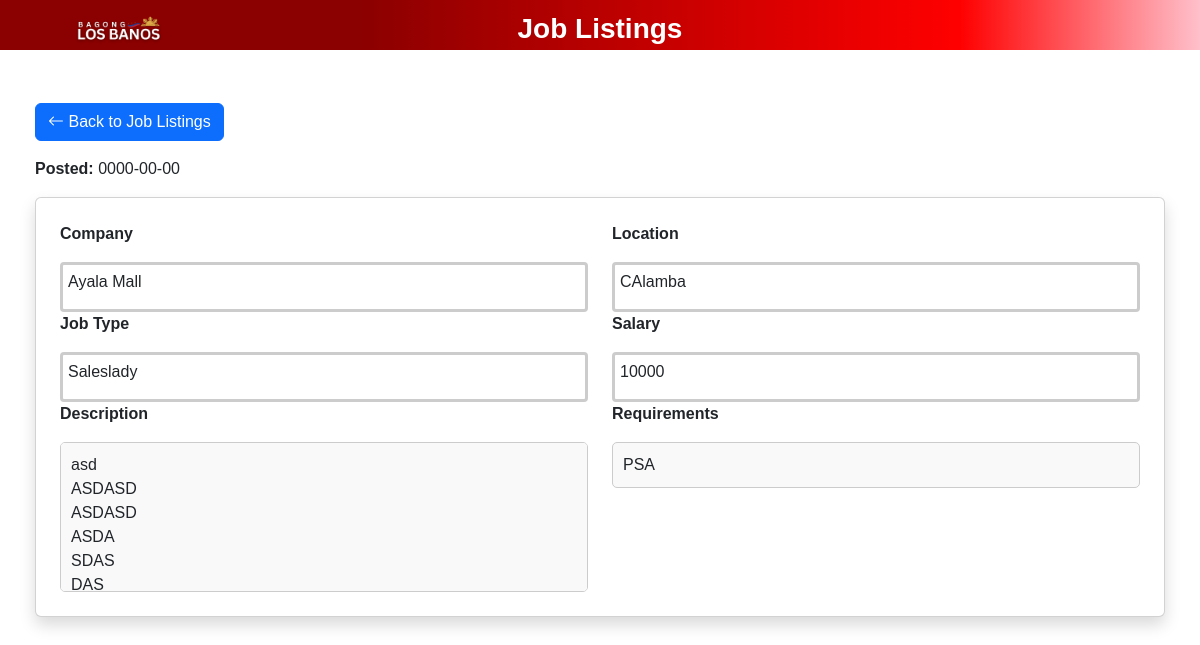
The page /jobdetails.php?id=1 on the database its author committed.
### tables this page shows
CREATE TABLE `job_post` (
  `id` int(255) NOT NULL,
  `employer_id` int(255) NOT NULL,
  `job_title` varchar(255) NOT NULL,
  `company_name` varchar(255) NOT NULL,
  `job_type` varchar(255) NOT NULL,
  `salary` varchar(255) NOT NULL,
  `job_description` varchar(255) NOT NULL,
  `selected_option` varchar(255) NOT NULL,
  `vacant` int(255) NOT NULL,
  `requirement` varchar(255) NOT NULL,
  `work_location` varchar(255) NOT NULL,
  `education` varchar(255) NOT NULL,
  `remarks` varchar(255) NOT NULL,
  `date_posted` date NOT NULL,
  `is_active` tinyint(6) NOT NULL
);

### jobdetails.php (the view, shortened to what this page needs)
<?php
include 'db.php';
$jobId = (int)$_GET['id'];
$query = "SELECT * FROM job_post WHERE id = $jobId";
$result = $conn->query($query);
$job = $result->fetch_assoc();
?>
<!DOCTYPE html>
<html lang="en">
<head>
    <link href="https://cdn.jsdelivr.net/npm/bootstrap@5.3.0-alpha3/dist/css/bootstrap.min.css" rel="stylesheet">
    <link rel="stylesheet" href="https://cdn.jsdelivr.net/npm/bootstrap-icons/font/bootstrap-icons.css">
    <link rel="stylesheet" href="joblist.css">
</head>
<body>
<div class="header">
    <div class="container">
        <div class="row">
            <div class="col-md-2">
                <a href="index.php" style="display: block; text-decoration: none;">
                    <img src="img/logolb.png" alt="lblogo" style="height: 50px;">
                </a>
            </div>
            <div class="col-md-8">
                <h3 style="margin-top: 5px; font-weight: 900; color: #ffffff;">Job Listings</h3>
            </div>
        </div>
    </div>
</div>
<div class="container mt-5">
    <a href="joblist.php" class="btn btn-primary mb-3"><i class="bi bi-arrow-left"></i> Back to Job Listings</a>
    <p><strong>Posted:</strong> <?= htmlspecialchars($job['date_posted']) ?></p>
    <div class="card shadow p-4">
        <div class="row">
            <div class="col-md-6">
                <p><strong>Company</strong></p>
                <div class="skeleton"><?= htmlspecialchars($job['company_name']) ?></div>
                <p><strong>Job Type</strong></p>
                <div class="skeleton"><?= htmlspecialchars($job['job_type']) ?></div>
                <p><strong>Description</strong></p>
                <div class="scrollable-box"><?= nl2br(htmlspecialchars($job['job_description'])) ?></div>
            </div>
            <div class="col-md-6">
                <p><strong>Location</strong></p>
                <div class="skeleton"><?= htmlspecialchars($job['work_location']) ?></div>
                <p><strong>Salary</strong></p>
                <div class="skeleton"><?= htmlspecialchars($job['salary']) ?></div>
                <p><strong>Requirements</strong></p>
                <div class="scrollable-box"><?= nl2br(htmlspecialchars($job['requirement'])) ?></div>
            </div>
        </div>
    </div>
</div>
</body>
</html>

### joblist.css (style rules this page uses)
body { font-family: Arial, sans-serif; }
.header { background: linear-gradient(to right, #8B0000 30%, #FF0000 80%, #FFC0CB 100%); color: white; height: 50px; width: 100%; text-align: center; }
.container { padding: 5px; }
.col-md-2, .col-md-8 { padding: 2px; }

### jobdetails.php (style rules this page uses)
.skeleton { background: rgb(255, 255, 255); height: 50px; border-radius: 4px; margin-top: 5px; border: 3px solid #ccc; padding: 5px; }
.scrollable-box { max-height: 150px; overflow-y: auto; padding: 10px; border: 1px solid #ccc; background: #f9f9f9; border-radius: 5px; }

### rows shown on the page
job_post: date_posted "0000-00-00", company_name "Ayala Mall", job_type "Saleslady", job_description "asd ASDASD ASDASD ASDA SDAS DAS", work_location "CAlamba", salary "10000", requirement "PSA"
